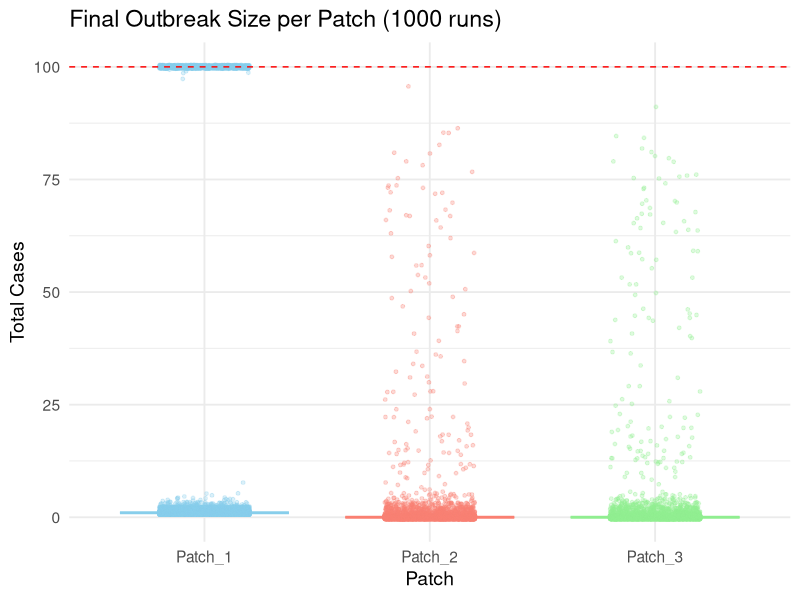
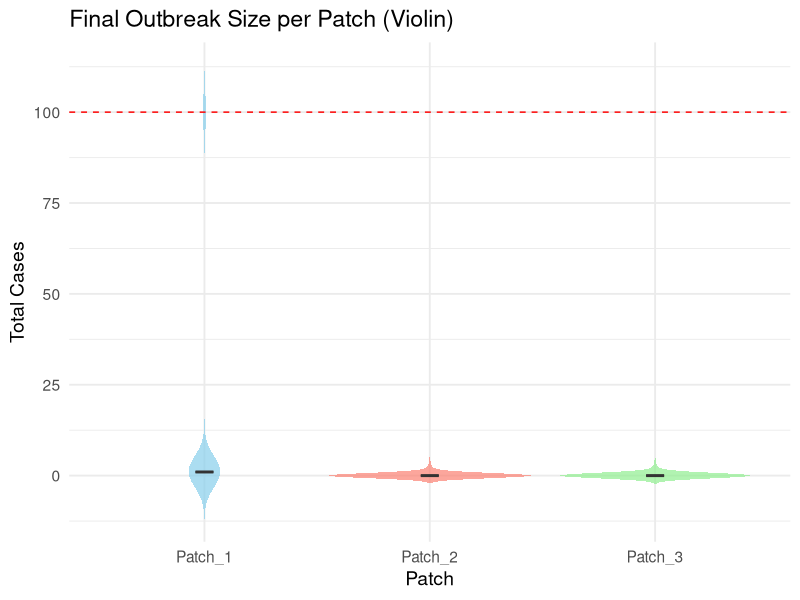
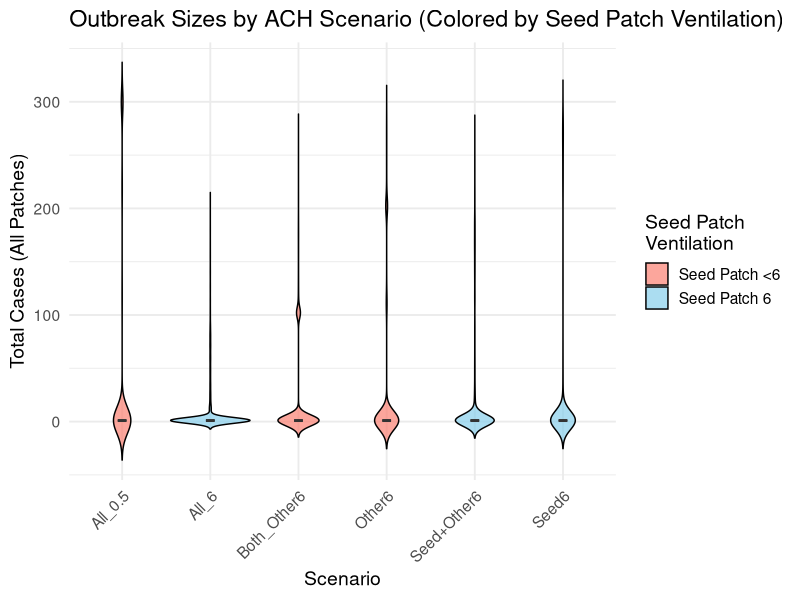
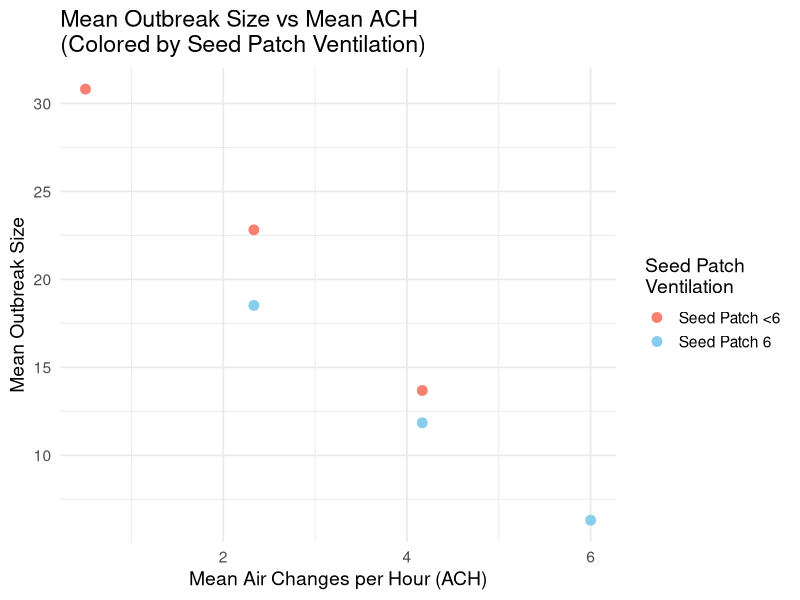
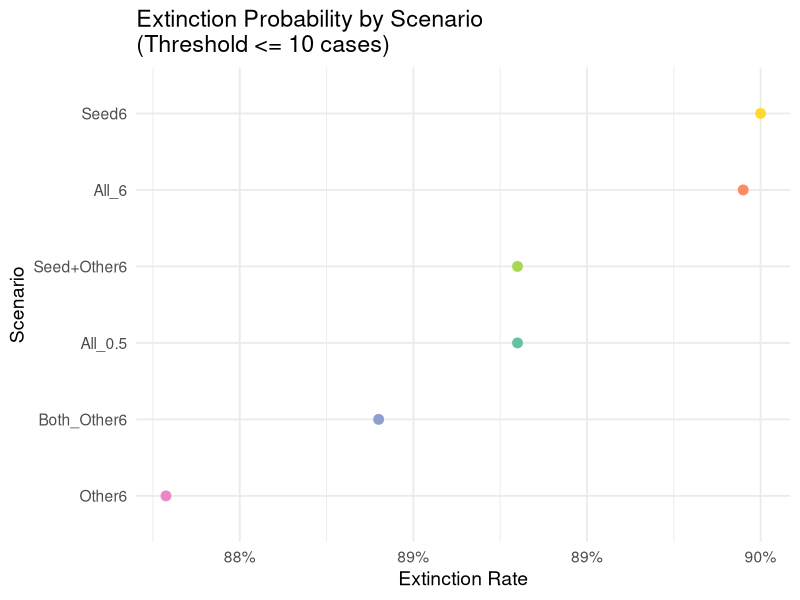
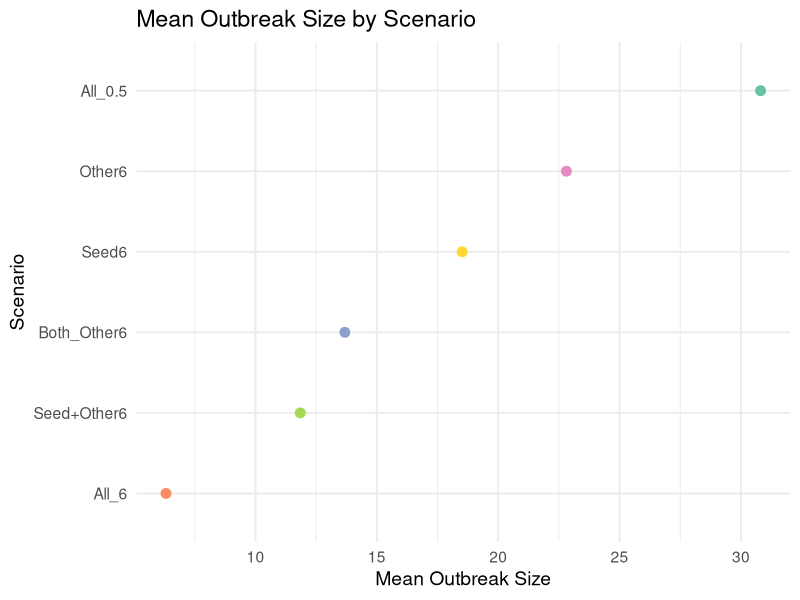

Generate these figures, in order, with R: (Note: this script raises an error after producing the figures.)
# -------------------------------------------------
# BLOCK 1: Stochastic Patch Model Simulation
# -------------------------------------------------
# Simulates stochastic spread in a multi-patch system with patch-specific ventilation (ACH)
# and a customizable exposure/contact matrix.
#
# Args:
#   kappa: Air mixing parameter (unitless; proxy for incomplete mixing)
#   f: Fraction of infectives who aerosolize (Cb)
#   V: Room volume (m3)
#   q: Quanta generation rate (quanta/hour per aerosolizer)
#   p: Pulmonary ventilation rate (m3/hour)
#   q1: Close-contact transmission probability per generation
#   dt: Duration of a generation (hours)
#   ACH_vals: Vector of ACH for each patch (length = number of patches)
#   pop_sizes: Vector of population sizes per patch (length = number of patches)
#   exposure_matrix: Matrix [patch x patch] of contact intensities (default: mostly diagonal)
#   max_time: Number of generations to simulate (integer)
#   seed_patch: Which patch to seed with initial case (default: 1)
#   debug: If TRUE, prints detailed transmission probabilities for each patch/generation
#
# Returns:
#   Matrix of incident cases by patch and generation (rows = generations, cols = patches)

run_stochastic_patch <- function(
    kappa = 0.15, f = 0.1, 
    V = 500, q = 50, p = 0.5, q1 = 0.00695, dt = 96, 
    ACH_vals = c(0.5, 2, 2), pop_sizes = c(100, 100, 100),
    exposure_matrix = matrix(c(1, 0.01, 0.01,
                               0.01, 1, 0.01,
                               0.01, 0.01, 1), nrow = 3, byrow = TRUE),
    max_time = 30, seed_patch = 1, debug = FALSE
) {
  num_patches <- length(pop_sizes)
  S <- pop_sizes                  # Susceptibles in each patch
  C <- rep(0, num_patches)        # Infectious in each patch
  R <- rep(0, num_patches)        # Removed (recovered/immune) in each patch
  
  # Seed initial infection in the specified patch
  C[seed_patch] <- 1
  S[seed_patch] <- S[seed_patch] - 1
  
  # Track incidence over time (rows: time, cols: patches)
  incidence <- matrix(0, nrow = max_time + 1, ncol = num_patches)
  incidence[1, ] <- C
  
  for (t in 1:max_time) {
    new_C <- rep(0, num_patches)
    for (i in 1:num_patches) {
      if (C[i] == 0 || S[i] == 0) next # Skip if no infectious or susceptibles
      
      # Partition infectious in patch i into aerosolizers (Cb) and others (Ca)
      Cb <- rbinom(1, C[i], f)
      Ca <- C[i] - Cb
      
      for (j in 1:num_patches) {
        if (S[j] == 0) next # No susceptibles in patch j
        
        # Effective exposure from patch i to j
        exposure_factor <- exposure_matrix[i, j] * kappa
        
        # Close-contact risk
        P_c <- 1 - (1 - q1)^(exposure_factor * (Ca + Cb))
        
        # Airborne/aerosol risk
        P_a <- 1 - exp(-exposure_factor * Cb * q * p * dt / (V * ACH_vals[j]))
        
        # Combined risk (independent risks)
        P_total <- 1 - (1 - P_c) * (1 - P_a)
        P_total <- min(1, P_total)  # Bound probability at 1
        
        # Print details if debugging
        if (debug) {
          cat(sprintf("t=%d | From Patch %d to Patch %d | P_c=%.4f | P_a=%.4f | P_total=%.4f\n",
                      t, i, j, P_c, P_a, P_total))
        }
        
        # Draw number of new infections in patch j caused by i
        new_infections <- rbinom(1, S[j], P_total)
        new_C[j] <- new_C[j] + new_infections
        S[j] <- S[j] - new_infections
      }
    }
    R <- R + C      # Move current infectious to removed
    C <- new_C      # Update infectious for next time step
    incidence[t + 1, ] <- C
  }
  return(incidence)
}

# -------------------------------------------------
# BLOCK 2: Multi-Run Simulation and Tidy Results
# -------------------------------------------------
# Runs the stochastic patch model repeatedly and aggregates final outbreak sizes
# across all patches and all simulation runs.
#
# Args:
#   num_runs: Number of independent simulations to run
#   ...: Additional parameters passed to run_stochastic_patch()
#
# Returns:
#   Data frame: each row = a run × patch, columns: patch, final_size, run_id

run_multiple_patch_simulations <- function(num_runs = 1000, ...) {
  sim_list <- vector("list", num_runs)
  for (i in seq_len(num_runs)) {
    sim_mat <- run_stochastic_patch(...)
    # Final outbreak size in each patch (sum all generations)
    sim_list[[i]] <- colSums(sim_mat)
  }
  sim_matrix <- do.call(rbind, sim_list)
  patch_names <- paste0("Patch_", seq_len(ncol(sim_matrix)))
  df <- as.data.frame(sim_matrix)
  colnames(df) <- patch_names
  df$run_id <- seq_len(num_runs)
  # Reshape to tidy/long format for plotting
  library(tidyr)
  df_long <- df %>%
    pivot_longer(cols = starts_with("Patch_"),
                 names_to = "patch",
                 values_to = "final_size")
  return(df_long)
}

# Example usage
set.seed(123)
sim_results <- run_multiple_patch_simulations(
  num_runs = 10000,
  kappa = 0.15,
  f = 0.1,
  ACH_vals = c(0.5, 6, 6),
  seed_patch = 1,
  debug = FALSE
)

# -------------------------------------------------
# BLOCK 3: Visualization & Summary Statistics
# -------------------------------------------------
library(ggplot2)
library(dplyr)

# Boxplot & jitter: total outbreak size per patch
ggplot(sim_results, aes(x = patch, y = final_size,  color=patch)) +
  geom_boxplot(outlier.shape = NA, alpha = 0.7) +
  geom_jitter(width = 0.2, size = 1, alpha = 0.3) +
  geom_hline(yintercept = 100, linetype = "dashed", color = "red") +
  scale_color_manual(values = c("Patch_1" = "skyblue",
                                "Patch_2" = "salmon",
                                "Patch_3" = "lightgreen")) +
  labs(
    title = "Final Outbreak Size per Patch (1000 runs)",
    x = "Patch",
    y = "Total Cases"
  ) +
  theme_minimal(base_size = 14) +
  theme(legend.position = "none")


# Violin plot as alternative (shows shape/distribution)
ggplot(sim_results, aes(x = patch, y = final_size, fill = patch)) +
  geom_violin(trim = FALSE, alpha = 0.7, color = NA) +
  geom_boxplot(width = 0.08, fill = "white", outlier.shape = NA) +
  geom_hline(yintercept = 100, linetype = "dashed", color = "red") +
  scale_fill_manual(values = c("Patch_1" = "skyblue",
                               "Patch_2" = "salmon",
                               "Patch_3" = "lightgreen")) +
  labs(
    title = "Final Outbreak Size per Patch (Violin)",
    x = "Patch",
    y = "Total Cases"
  ) +
  theme_minimal(base_size = 14) +
  theme(legend.position = "none")

# Summary statistics: mean, median, 95% CI, extinction
patch_summary <- sim_results %>%
  group_by(patch) %>%
  summarize(
    mean_size = mean(final_size),
    median_size = median(final_size),
    ci_lower = quantile(final_size, 0.025),
    ci_upper = quantile(final_size, 0.975),
    extinction_rate = mean(final_size <= 1),
    .groups = "drop"
  )

print(patch_summary)

#-------------------------------------------------
# BLOCK 4: Simulate Different Ventilation Scenarios (ACH)
# With scenario summary columns and stratified plotting
#-------------------------------------------------

library(dplyr)
library(ggplot2)

# 1. Define all ventilation scenarios
ach_scenarios <- list(
  "All_0.5"      = c(0.5, 0.5, 0.5),
  "Seed6"        = c(6, 0.5, 0.5),
  "Other6"       = c(0.5, 6, 0.5),
  "Both_Other6"  = c(0.5, 6, 6),
  "Seed+Other6"  = c(6, 6, 0.5),
  "All_6"        = c(6, 6, 6)
)

# 2. Run simulations for each scenario; aggregate total outbreak size per run
set.seed(123)
all_results <- lapply(names(ach_scenarios), function(scenario) {
  ach <- ach_scenarios[[scenario]]
  sims <- run_multiple_patch_simulations(num_runs = 10000, ACH_vals = ach)
  sims %>%
    group_by(run_id) %>%
    summarize(
      scenario = scenario,
      total_cases = sum(final_size),
      .groups = "drop"
    )
})
final_df <- bind_rows(all_results)

# 3. Build scenario-level summary columns (mean ACH, was seed patch high ACH?)
scenario_design <- data.frame(
  scenario = names(ach_scenarios),
  mean_ACH = sapply(ach_scenarios, mean),
  seed_6   = sapply(ach_scenarios, function(x) as.integer(x[1] == 6)),
  other6   = sapply(ach_scenarios, function(x) sum(x[-1] == 6))
)

# 4. Merge scenario design info into results
final_df <- final_df %>% left_join(scenario_design, by = "scenario")

# ---- EXTINCTION ANALYSIS ----
# Set extinction threshold (change as needed: 1=stringent, 5/10/20=relaxed)
extinction_threshold <- 10   # Set to 5, 10, 20 to try alternatives

# 5. Summarize scenario-level stats, including extinction probability
summary_stats <- final_df %>%
  group_by(scenario, mean_ACH, seed_6) %>%
  summarize(
    mean_size = mean(total_cases),
    median_size = median(total_cases),
    ci_lower = quantile(total_cases, 0.025),
    ci_upper = quantile(total_cases, 0.975),
    extinction_rate = mean(total_cases <= extinction_threshold),
    .groups = "drop"
  )
print(summary_stats)

# ---- PLOTTING ----

# 6. Violin+boxplot of total outbreak size by scenario (color by seed_6)
ggplot(final_df, aes(x = scenario, y = total_cases, fill = factor(seed_6))) +
  geom_violin(trim = FALSE, color = "black", alpha = 0.7) +
  geom_boxplot(width = 0.1, fill = "white", outlier.shape = NA) +
  scale_fill_manual(values = c("0" = "salmon", "1" = "skyblue"),
                    labels = c("Seed Patch <6", "Seed Patch 6"),
                    name = "Seed Patch\nVentilation") +
  labs(
    title = "Outbreak Sizes by ACH Scenario (Colored by Seed Patch Ventilation)",
    x = "Scenario",
    y = "Total Cases (All Patches)"
  ) +
  theme_minimal(base_size = 14) +
  theme(axis.text.x = element_text(angle = 45, hjust = 1))

# 7. Mean outbreak size vs mean ACH, colored by seed_6 (NO error bars)
ggplot(summary_stats, aes(x = mean_ACH, y = mean_size, color = factor(seed_6))) +
  geom_point(size = 3) +
  labs(
    title = "Mean Outbreak Size vs Mean ACH\n(Colored by Seed Patch Ventilation)",
    x = "Mean Air Changes per Hour (ACH)",
    y = "Mean Outbreak Size",
    color = "Seed Patch\nVentilation"
  ) +
  scale_color_manual(values = c("0" = "salmon", "1" = "skyblue"),
                     labels = c("Seed Patch <6", "Seed Patch 6")) +
  theme_minimal(base_size = 14)

# 8. Extinction probability by scenario (with your chosen threshold)
library(scales)
ggplot(summary_stats, aes(x = reorder(scenario, extinction_rate), y = extinction_rate, color = scenario)) +
  geom_point(size = 3) +
  coord_flip() +
  scale_y_continuous(labels = percent_format(accuracy = 1)) +
  scale_color_brewer(palette = "Set2") +
  labs(
    title = paste("Extinction Probability by Scenario\n(Threshold <=", extinction_threshold, "cases)"),
    x = "Scenario",
    y = "Extinction Rate"
  ) +
  theme_minimal(base_size = 14) +
  theme(legend.position = "none")

# 9. Mean outbreak size by scenario (no error bars, by scenario label)
ggplot(summary_stats, aes(x = reorder(scenario, mean_size), y = mean_size, color = scenario)) +
  geom_point(size = 3) +
  coord_flip() +
  labs(
    title = "Mean Outbreak Size by Scenario",
    x = "Scenario",
    y = "Mean Outbreak Size"
  ) +
  scale_color_brewer(palette = "Set2") +
  theme_minimal(base_size = 14) +
  theme(legend.position = "none")

# -------------------------------------------------
# BLOCK 5: Regression Models & Diagnostics
# -------------------------------------------------
# Fit both negative binomial (for outbreak size) and logistic (for extinction) models
# using mean ACH and seed patch ventilation as predictors.
#
# Assumes 'final_df' from Block 4 (with scenario design columns merged).

library(MASS)    # for glm.nb
library(dplyr)
library(ggplot2)
library(scales)

# 1. (If not already present) Build scenario-level design info
scenario_design <- data.frame(
  scenario = names(ach_scenarios),
  mean_ACH = sapply(ach_scenarios, mean),
  seed_6   = sapply(ach_scenarios, function(x) as.integer(x[1] == 6)),
  other6   = sapply(ach_scenarios, function(x) sum(x[-1] == 6))
)

# 2. Merge predictors, calculate outcomes
model_df <- final_df %>%
  left_join(scenario_design, by = "scenario") %>%
  mutate(
    adj_size = pmax(0, total_cases - 1),           # Secondary cases (not <0)
    extinct = as.integer(total_cases <= 1)          # 1 = extinction, 0 = outbreak
  )

# 3. Negative binomial regression on outbreak size (secondary cases)
model_nb <- glm.nb(adj_size ~ mean_ACH.x + seed_6.x, data = model_df)
cat("\n--- Negative Binomial Regression ---\n")
print(summary(model_nb))

# 4. Logistic regression for extinction probability
logit_mod <- glm(extinct ~ mean_ACH.x + seed_6.x, data = model_df, family = binomial())
cat("\n--- Logistic Regression for Extinction ---\n")
print(summary(logit_mod))

# 5. Predict and plot secondary outbreak size (NegBin)
pred_data_nb <- expand.grid(
  mean_ACH.x = seq(0.5, 6, by = 0.1),
  seed_6.x   = c(0, 1)
)
pred_data_nb$predicted <- predict(model_nb, newdata = pred_data_nb, type = "response")

ggplot(pred_data_nb, aes(x = mean_ACH.x, y = predicted, color = factor(seed_6.x))) +
  geom_line(size = 1.2) +
  labs(
    title = "Predicted Secondary Outbreak Size (NegBin Model)",
    x = "Mean Air Changes per Hour (ACH)",
    y = "Predicted Secondary Cases",
    color = "Seed Patch High ACH"
  ) +
  scale_color_manual(values = c("red", "blue"), labels = c("No", "Yes")) +
  theme_minimal(base_size = 14)

# 6. Predict and plot extinction probability (logistic)
pred_data_logit <- expand.grid(
  mean_ACH.x = seq(0.5, 6, by = 0.1),
  seed_6.x   = c(0, 1)
)
pred_data_logit$prob_extinct <- predict(logit_mod, newdata = pred_data_logit, type = "response")

ggplot(pred_data_logit, aes(x = mean_ACH.x, y = prob_extinct, color = factor(seed_6.x))) +
  geom_line(size = 1.2) +
  labs(
    title = "Predicted Extinction Probability (Logistic Model)",
    x = "Mean Air Changes per Hour (ACH)",
    y = "Probability of Extinction (≤10 case)",
    color = "Seed Patch High ACH"
  ) +
  scale_color_manual(values = c("red", "blue"), labels = c("No", "Yes")) +
  scale_y_continuous(labels = scales::percent_format(accuracy = 1)) +
  theme_minimal(base_size = 14)

# 7. (Optional) Diagnostics for NegBin model
res_nb <- residuals(model_nb, type = "pearson")
fit_nb <- fitted(model_nb)
plot(fit_nb, res_nb, xlab = "Fitted", ylab = "Pearson Residuals",
     main = "NegBin Residuals vs Fitted")
abline(h = 0, col = "red", lty = 2)
qqnorm(res_nb)
qqline(res_nb, col = "red")
hist(res_nb, breaks = 30, col = "skyblue",
     main = "Histogram of Residuals", xlab = "Pearson Residuals")

# -------------------------------------------------
# BLOCK 6: Parameter Sweep on "Good" Ventilation ACH
# -------------------------------------------------

good_ACH_seq <- seq(2, 12, by = 1)   # Or use by = 0.5 for finer granularity

# Storage for results across sweeps
sweep_summary_list <- list()
sweep_model_list <- list()

for (good_ACH in good_ACH_seq) {
  # Redefine scenarios, replacing '6' with current 'good_ACH'
  ach_scenarios_sweep <- list(
    "All_Low"      = rep(0.5, 3),
    "SeedGood"     = c(good_ACH, 0.5, 0.5),
    "OtherGood"    = c(0.5, good_ACH, 0.5),
    "BothOtherGood"= c(0.5, good_ACH, good_ACH),
    "Seed+Other"   = c(good_ACH, good_ACH, 0.5),
    "All_Good"     = rep(good_ACH, 3)
  )
  
  # Run simulations as before
  set.seed(123)
  all_results <- lapply(names(ach_scenarios_sweep), function(scenario) {
    ach <- ach_scenarios_sweep[[scenario]]
    sims <- run_multiple_patch_simulations(num_runs = 10000, ACH_vals = ach)
    sims %>%
      group_by(run_id) %>%
      summarize(
        scenario = scenario,
        total_cases = sum(final_size),
        .groups = "drop"
      )
  })
  final_df <- bind_rows(all_results)
  
  # Add design columns
  scenario_design <- data.frame(
    scenario = names(ach_scenarios_sweep),
    mean_ACH = sapply(ach_scenarios_sweep, mean),
    seed_good = sapply(ach_scenarios_sweep, function(x) as.integer(x[1] == good_ACH)),
    other_good = sapply(ach_scenarios_sweep, function(x) sum(x[-1] == good_ACH))
  )
  
  final_df <- final_df %>% left_join(scenario_design, by = "scenario")
  
  # Summarize outcomes for each scenario at this ACH
  extinction_threshold <- 1
  summary_stats <- final_df %>%
    group_by(scenario, mean_ACH, seed_good) %>%
    summarize(
      mean_size = mean(total_cases),
      median_size = median(total_cases),
      extinction_rate = mean(total_cases <= extinction_threshold),
      .groups = "drop"
    )
  summary_stats$good_ACH <- good_ACH  # Track the current good ACH
  
  # Fit NB model (on all runs pooled across scenarios)
  model_df <- final_df %>%
    mutate(adj_size = pmax(0, total_cases - 1))
  model_nb <- MASS::glm.nb(adj_size ~ mean_ACH + seed_good, data = model_df)
  
  # Store
  sweep_summary_list[[as.character(good_ACH)]] <- summary_stats
  sweep_model_list[[as.character(good_ACH)]] <- coef(model_nb)
}

# Combine sweep summaries
sweep_summary <- dplyr::bind_rows(sweep_summary_list, .id = "good_ACH")
sweep_summary$good_ACH <- as.numeric(sweep_summary$good_ACH)

# Extract effect size for "seed patch = good ACH" from NB models
nb_effects <- data.frame(
  good_ACH = as.numeric(names(sweep_model_list)),
  seed_good_effect = sapply(sweep_model_list, function(coefs) coefs["seed_good"])
)

# --- Plot: NB effect of seed patch ventilation vs 'good' ACH threshold ---
library(ggplot2)
ggplot(nb_effects, aes(x = good_ACH, y = seed_good_effect)) +
  geom_line(size = 1.3, color = "blue") +
  geom_point(size = 2, color = "blue") +
  labs(
    title = "Effect of 'Good' Ventilation in Seed Patch vs. Definition of Good (ACH)",
    x = "Definition of 'Good' Ventilation (ACH)",
    y = "NB Regression Coefficient for Seed Patch = Good"
  ) +
  theme_minimal(base_size = 15)

# --- Plot: Mean outbreak size vs mean ACH, stratified by seed patch ---
ggplot(sweep_summary, aes(x = mean_ACH, y = mean_size, color = factor(seed_good))) +
  geom_point(size = 2.5) +
  geom_line(aes(group = interaction(seed_good, good_ACH)), alpha = 0.5) +
  facet_wrap(~ good_ACH, ncol = 2, scales = "free_x") +
  labs(
    title = "Mean Outbreak Size vs. Mean ACH (across Good ACH definitions)",
    x = "Mean ACH in Scenario",
    y = "Mean Outbreak Size",
    color = "Seed Patch Good?"
  ) +
  theme_minimal(base_size = 13)

# --- Plot: Extinction probability vs mean ACH, stratified by seed patch ---
ggplot(sweep_summary, aes(x = mean_ACH, y = extinction_rate, color = factor(seed_good))) +
  geom_point(size = 2.5) +
  geom_line(aes(group = interaction(seed_good, good_ACH)), alpha = 0.5) +
  facet_wrap(~ good_ACH, ncol = 2, scales = "free_x") +
  labs(
    title = "Extinction Rate vs. Mean ACH (across Good ACH definitions)",
    x = "Mean ACH in Scenario",
    y = "Extinction Probability",
    color = "Seed Patch Good?"
  ) +
  theme_minimal(base_size = 13)


